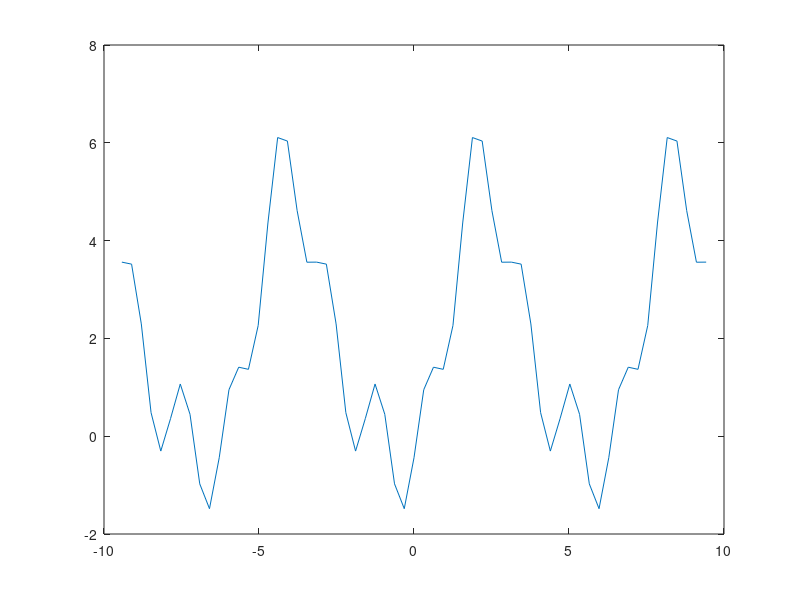

Write the MATLAB code that produced this figure.
#pkg load symbolic;
##syms x
##f = 1 + (1 + sin(x) - cos(x)).^2 - (sin(2*x) - cos(2*x) - 0.2)^2
f = @(x) 1 + (1 + sin(x) - cos(x)).^2 - (sin(2*x) - cos(2*x) - 0.2).^2;
x = -3*pi:0.1*pi:3*pi;
plot(x, f(x));
eps = 1e-10;
h = 0.00005;
x0 = 0;
fdif = (f(x0 + h) - f(x0)) / h;
xprev = x0;
xn = x0 - (f(x0) / fdif);

iter = 1;

while (abs(xn - xprev) > eps)
  xprev = xn;
  fdif = (f(xn + h) - f(xn)) / h;
  xn = xn - (f(xn) / fdif);
  iter += 1;
endwhile
xn
iter

